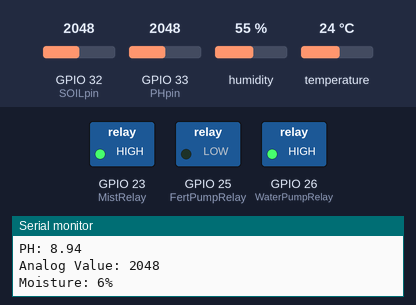
Recording of a sketch running on a simulated ESP32. On the bench: switched loads named in the sketch (green lamp = pin HIGH), the last lines printed to the serial monitor. The test bench sets the inputs (shaded band); at power-on: GPIO 33 (PHpin) = 2048, GPIO 32 (SOILpin) = 2048, humidity 55 %, temperature 24 °C.

Above: at 0.1 s.
At 10.9 s:
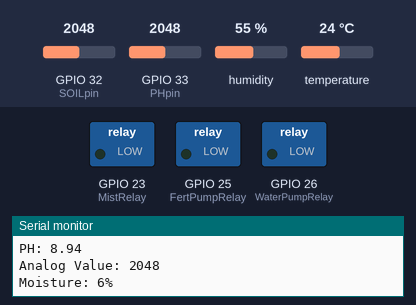
11.0 s: GPIO 33 (PHpin) set to 2445
21.4 s: GPIO 33 (PHpin) set to 2511
At 31.0 s:
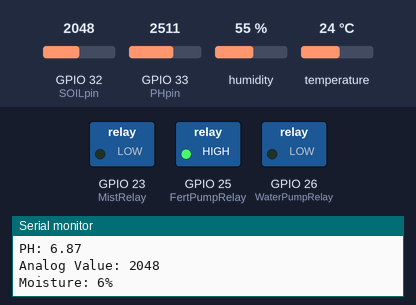
Timing chart, 0 to 32.5 s (numbered marks = the images above; inputs shaded):
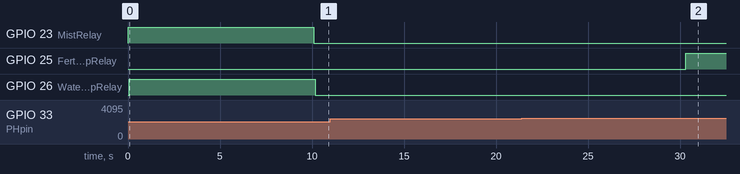

Measured:
- the behaviour switches between 2481 and 2482 on GPIO 33 (PHpin) (found by bisection; images 1 and 2)
- after the input at 21.4 s, GPIO 25 (FertPumpRelay): LOW → HIGH after 8.9 s

The sketch:

esp32_allSensorAndActuators.ino
```cpp
#include <DHT.h>

//DHT Sensor
#define DHTpin 21
#define DHTtype DHT11
DHT dht(DHTpin, DHTtype);

//Mist Module Relay
#define MistRelay 23

//DHT-MistModule Variable                                                                                     s
int DHTstable = 100;
int DHTrange = 1;
int DHTcounter = 5;

//---------------------------

//PH Sensor
#define PHpin 33

//Fertilizer Pump Relay
#define FertPumpRelay 25

//PH-FertilizerPump Variables
int PHstable = 8;
int PHrange = 1;
int PHcounter = 5;

//---------------------------

//Soil Sensor
#define SOILpin 32

//Water Pump Relay
#define WaterPumpRelay 26

//SOIL-WaterPump Variables
int SOILstable = 40;
int SOILrange = 5;
int SOILcounter = 5;

void setup() {
  Serial.begin(9600);

  //DHT-MistModule
  dht.begin();
  pinMode(MistRelay, OUTPUT);

  //PH-FertilizerPump
  pinMode(FertPumpRelay, OUTPUT);
  digitalWrite(FertPumpRelay, LOW);

  //SOIL-WaterPump
  pinMode(WaterPumpRelay, OUTPUT);
}

void loop() {
  dht11_MistModule();
  ph_fertilizer();
  soil_water();
  delay(10000);
  Serial.println("-------------------------------");
}

void dht11_MistModule(){
    float temperature = dht.readTemperature(); // Celsius
    float humidity = dht.readHumidity()-20; // Percentage

    if(isnan(humidity)||isnan(temperature)){
      if(isnan(humidity)){
        Serial.println("Failed to read Humidity from DHT11 sensor!");
      }
      if(isnan(temperature)){
        Serial.println("Failed to read Temperature from DHT11 sensor!");
      }
      return;
    }

    Serial.print("Temperature: ");
    Serial.print(temperature);
    Serial.println("°C");

    Serial.print("Humidity: ");
    Serial.print(humidity);
    Serial.println("%");

    if((humidity < (DHTstable - DHTrange)) && (DHTcounter >= 5)){
      digitalWrite(MistRelay , HIGH);
      DHTcounter = 0;
    }
    else{
      digitalWrite(MistRelay , LOW);
    }
    if(DHTcounter < 100) DHTcounter++; //overflow
}

void ph_fertilizer(){
  int PHanalogValue = analogRead(PHpin); // Read raw analog value (0–1023)
  float voltage = PHanalogValue * (3.3 / 4095.0); // Convert to voltage

  //Adjust the slope/offset
  float pH = 7 + ((2 - voltage) / 0.18);  // Assumes 2.5V = pH 7

  Serial.print("PH Analog: ");
  Serial.println(PHanalogValue);

  Serial.print("PH Voltage: ");
  Serial.println(voltage, 2);

  Serial.print("PH: ");
  Serial.println(pH, 2);

  if((pH < (PHstable - PHrange)) && (PHcounter >= 5)){
    digitalWrite(FertPumpRelay, HIGH);
    PHcounter = 0;
  }
  else{
    digitalWrite(FertPumpRelay, LOW);
  }
  if(PHcounter < 100) PHcounter++; //overflow
}

void soil_water(){
  int SOILsensorValue = analogRead(SOILpin);  // Read raw analog value (0-1023)

  //Map raw value to percentage moisture
  int moisturePercent = map(SOILsensorValue, 2200, 0, 0, 100);

  Serial.print("Analog Value: ");
  Serial.println(SOILsensorValue);

  Serial.print("Moisture: ");
  Serial.print(moisturePercent);
  Serial.println("%");

  if((moisturePercent < (SOILstable - SOILrange)) && (SOILcounter >= 5)){
    digitalWrite(WaterPumpRelay, HIGH);
    SOILcounter = 0;
  }
  else{
    digitalWrite(WaterPumpRelay, LOW);
  }
  if(SOILcounter < 100) SOILcounter++; //overflow
}
```
